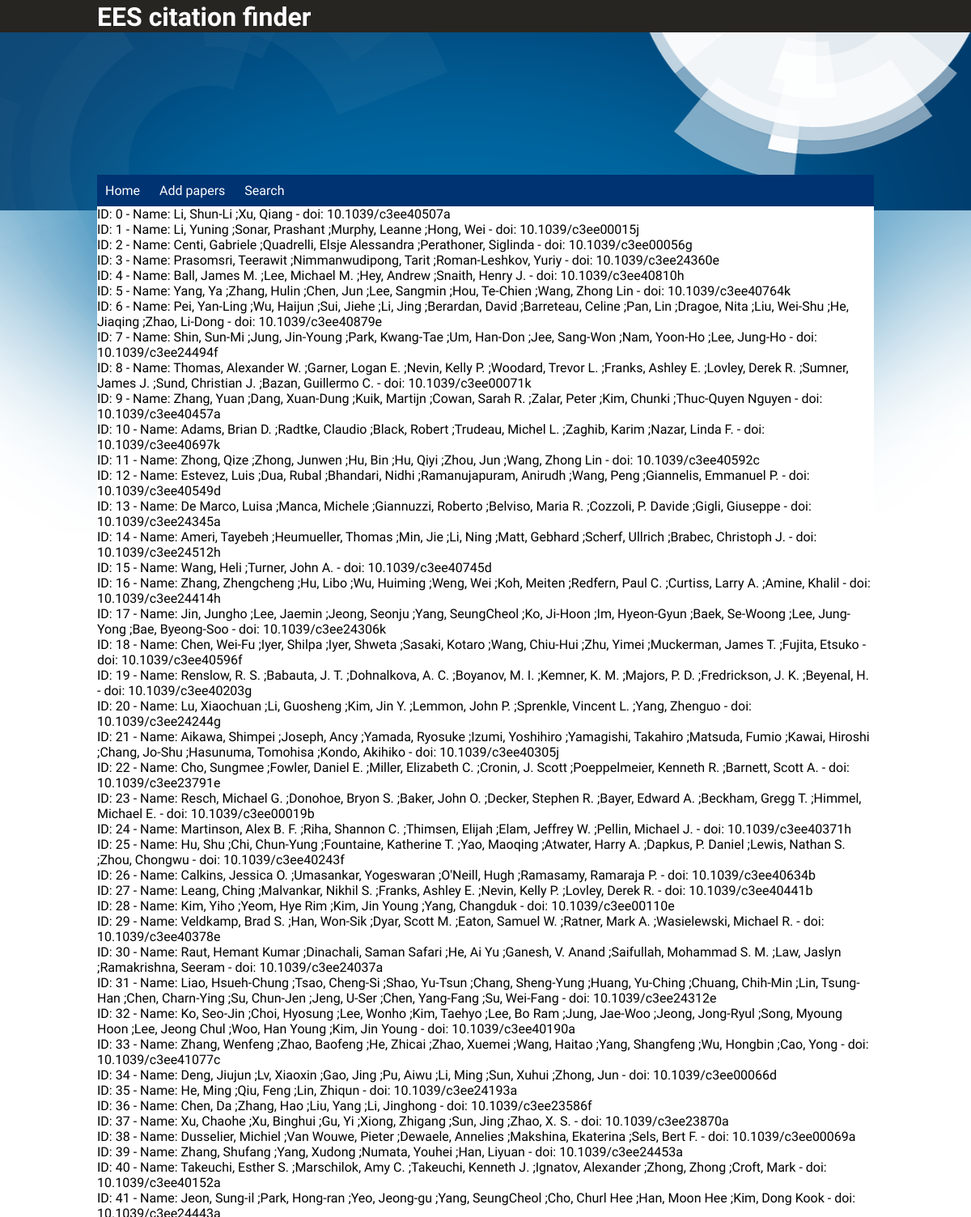
The page /addarts.php (upper part) on the database its author committed.
### tables this page shows
CREATE TABLE citation (ID INT PRIMARY KEY NOT NULL,authors TEXT NOT NULL,journal TEXT NOT NULL,	year  TEXT NOT NULL,volume TEXT NOT NULL,issue TEXT NOT NULL,lastPage TEXT NOT NULL,user TEXT NOT NULL,hits TEXT NOT NULL,title TEXT NOT NULL,pages TEXT NOT NULL,abstract TEXT NOT NULL,doi TEXT NOT NULL);

### addarts.php (the view, shortened to what this page needs)
<?php
	$db = new MyDB();
	$db->exec('CREATE TABLE if not exists citation (ID INT PRIMARY KEY NOT NULL,authors TEXT NOT NULL,journal TEXT NOT NULL,	year  TEXT NOT NULL,volume TEXT NOT NULL,issue TEXT NOT NULL,lastPage TEXT NOT NULL,user TEXT NOT NULL,hits TEXT NOT NULL,title TEXT NOT NULL,pages TEXT NOT NULL,abstract TEXT NOT NULL,doi TEXT NOT NULL)');
?>
<!DOCTYPE html>
<html>
<head>
	<?php include "head.php"; ?>
</head>
<body>
<?php
	include "header.php";
	include "nav.php";
?>
<div class='main'>
<?php
	$error = "Could not get list";
	$query = 'SELECT * FROM citation';
	if($result = $db->query($query)) {
	  while($row = $result->fetchArray()) {
	    	print("ID: {$row['ID']} - Name: {$row['authors']}  - doi: {$row['doi']} <br />");
		}
	} else {
	  die($error);
	}
?>
</div>
</body>
</html>

### head.php (shortened to what this page needs)
<link rel="stylesheet" href="citationstyle.css">

### header.php
<header>
	<h1>EES citation finder</h1>
</header>

### nav.php
<nav>
	<a href='home.php'>Home</a>
	<a href='addarts.php'>Add papers</a>			<a href='search.php'>Search</a>
</nav>

### citationstyle.css (style rules this page uses)
* { margin: 0; padding: 0; }
body { background: url("site-header-bg.png") no-repeat center top; font-family: 'PT Sans', sans-serif; }
a { text-decoration: none; }
header h1 { color: white; padding: 2px 0 0 0; }
.main { background: white; }
.main, nav, header { width: 960px; margin: 0 auto; }
nav { background: #003372; margin-top: 176px; padding: 10px 0; }
nav a { color: white; display: inline; padding: 10px; }

### rows shown on the page
citation: ID "0", authors "Li, Shun-Li ;Xu, Qiang", doi "10.1039/c3ee40507a"
citation: ID "1", authors "Li, Yuning ;Sonar, Prashant ;Murphy, Leanne ;Hong, Wei", doi "10.1039/c3ee00015j"
citation: ID "2", authors "Centi, Gabriele ;Quadrelli, Elsje Alessandra ;Perathoner, Siglinda", doi "10.1039/c3ee00056g"
citation: ID "3", authors "Prasomsri, Teerawit ;Nimmanwudipong, Tarit ;Roman-Leshkov, Yuriy", doi "10.1039/c3ee24360e"
citation: ID "4", authors "Ball, James M. ;Lee, Michael M. ;Hey, Andrew ;Snaith, Henry J.", doi "10.1039/c3ee40810h"
citation: ID "5", authors "Yang, Ya ;Zhang, Hulin ;Chen, Jun ;Lee, Sangmin ;Hou, Te-Chien ;Wang, Zhong Lin", doi "10.1039/c3ee40764k"
citation: ID "6", authors "Pei, Yan-Ling ;Wu, Haijun ;Sui, Jiehe ;Li, Jing ;Berardan, David ;Barreteau, Celine ;Pan, Lin ;Dragoe, Nita ;Liu, Wei-Shu ;He, Jiaqing ;Zhao, Li-Dong", doi "10.1039/c3ee40879e"
citation: ID "7", authors "Shin, Sun-Mi ;Jung, Jin-Young ;Park, Kwang-Tae ;Um, Han-Don ;Jee, Sang-Won ;Nam, Yoon-Ho ;Lee, Jung-Ho", doi "10.1039/c3ee24494f"
citation: ID "8", authors "Thomas, Alexander W. ;Garner, Logan E. ;Nevin, Kelly P. ;Woodard, Trevor L. ;Franks, Ashley E. ;Lovley, Derek R. ;Sumner, James J. ;Sund, Christian J. ;Bazan, Guillermo C.", doi "10.1039/c3ee00071k"
citation: ID "9", authors "Zhang, Yuan ;Dang, Xuan-Dung ;Kuik, Martijn ;Cowan, Sarah R. ;Zalar, Peter ;Kim, Chunki ;Thuc-Quyen Nguyen", doi "10.1039/c3ee40457a"
citation: ID "10", authors "Adams, Brian D. ;Radtke, Claudio ;Black, Robert ;Trudeau, Michel L. ;Zaghib, Karim ;Nazar, Linda F.", doi "10.1039/c3ee40697k"
citation: ID "11", authors "Zhong, Qize ;Zhong, Junwen ;Hu, Bin ;Hu, Qiyi ;Zhou, Jun ;Wang, Zhong Lin", doi "10.1039/c3ee40592c"
citation: ID "12", authors "Estevez, Luis ;Dua, Rubal ;Bhandari, Nidhi ;Ramanujapuram, Anirudh ;Wang, Peng ;Giannelis, Emmanuel P.", doi "10.1039/c3ee40549d"
citation: ID "13", authors "De Marco, Luisa ;Manca, Michele ;Giannuzzi, Roberto ;Belviso, Maria R. ;Cozzoli, P. Davide ;Gigli, Giuseppe", doi "10.1039/c3ee24345a"
citation: ID "14", authors "Ameri, Tayebeh ;Heumueller, Thomas ;Min, Jie ;Li, Ning ;Matt, Gebhard ;Scherf, Ullrich ;Brabec, Christoph J.", doi "10.1039/c3ee24512h"
citation: ID "15", authors "Wang, Heli ;Turner, John A.", doi "10.1039/c3ee40745d"
citation: ID "16", authors "Zhang, Zhengcheng ;Hu, Libo ;Wu, Huiming ;Weng, Wei ;Koh, Meiten ;Redfern, Paul C. ;Curtiss, Larry A. ;Amine, Khalil", doi "10.1039/c3ee24414h"
citation: ID "17", authors "Jin, Jungho ;Lee, Jaemin ;Jeong, Seonju ;Yang, SeungCheol ;Ko, Ji-Hoon ;Im, Hyeon-Gyun ;Baek, Se-Woong ;Lee, Jung-Yong ;Bae, Byeong-Soo", doi "10.1039/c3ee24306k"
citation: ID "18", authors "Chen, Wei-Fu ;Iyer, Shilpa ;Iyer, Shweta ;Sasaki, Kotaro ;Wang, Chiu-Hui ;Zhu, Yimei ;Muckerman, James T. ;Fujita, Etsuko", doi "10.1039/c3ee40596f"
citation: ID "19", authors "Renslow, R. S. ;Babauta, J. T. ;Dohnalkova, A. C. ;Boyanov, M. I. ;Kemner, K. M. ;Majors, P. D. ;Fredrickson, J. K. ;Beyenal, H.", doi "10.1039/c3ee40203g"
citation: ID "20", authors "Lu, Xiaochuan ;Li, Guosheng ;Kim, Jin Y. ;Lemmon, John P. ;Sprenkle, Vincent L. ;Yang, Zhenguo", doi "10.1039/c3ee24244g"
citation: ID "21", authors "Aikawa, Shimpei ;Joseph, Ancy ;Yamada, Ryosuke ;Izumi, Yoshihiro ;Yamagishi, Takahiro ;Matsuda, Fumio ;Kawai, Hiroshi ;Chang, Jo-Shu ;Hasunuma, Tomohisa ;Kondo, Akihiko", doi "10.1039/c3ee40305j"
citation: ID "22", authors "Cho, Sungmee ;Fowler, Daniel E. ;Miller, Elizabeth C. ;Cronin, J. Scott ;Poeppelmeier, Kenneth R. ;Barnett, Scott A.", doi "10.1039/c3ee23791e"
citation: ID "23", authors "Resch, Michael G. ;Donohoe, Bryon S. ;Baker, John O. ;Decker, Stephen R. ;Bayer, Edward A. ;Beckham, Gregg T. ;Himmel, Michael E.", doi "10.1039/c3ee00019b"
citation: ID "24", authors "Martinson, Alex B. F. ;Riha, Shannon C. ;Thimsen, Elijah ;Elam, Jeffrey W. ;Pellin, Michael J.", doi "10.1039/c3ee40371h"
citation: ID "25", authors "Hu, Shu ;Chi, Chun-Yung ;Fountaine, Katherine T. ;Yao, Maoqing ;Atwater, Harry A. ;Dapkus, P. Daniel ;Lewis, Nathan S. ;Zhou, Chongwu", doi "10.1039/c3ee40243f"
citation: ID "26", authors "Calkins, Jessica O. ;Umasankar, Yogeswaran ;O'Neill, Hugh ;Ramasamy, Ramaraja P.", doi "10.1039/c3ee40634b"
citation: ID "27", authors "Leang, Ching ;Malvankar, Nikhil S. ;Franks, Ashley E. ;Nevin, Kelly P. ;Lovley, Derek R.", doi "10.1039/c3ee40441b"
citation: ID "28", authors "Kim, Yiho ;Yeom, Hye Rim ;Kim, Jin Young ;Yang, Changduk", doi "10.1039/c3ee00110e"
citation: ID "29", authors "Veldkamp, Brad S. ;Han, Won-Sik ;Dyar, Scott M. ;Eaton, Samuel W. ;Ratner, Mark A. ;Wasielewski, Michael R.", doi "10.1039/c3ee40378e"
citation: ID "30", authors "Raut, Hemant Kumar ;Dinachali, Saman Safari ;He, Ai Yu ;Ganesh, V. Anand ;Saifullah, Mohammad S. M. ;Law, Jaslyn ;Ramakrishna, Seeram", doi "10.1039/c3ee24037a"
citation: ID "31", authors "Liao, Hsueh-Chung ;Tsao, Cheng-Si ;Shao, Yu-Tsun ;Chang, Sheng-Yung ;Huang, Yu-Ching ;Chuang, Chih-Min ;Lin, Tsung-Han ;Chen, Charn-Ying ;Su, Chun-Jen ;Jeng, U-Ser ;Chen, Yang-Fang ;Su, Wei-Fang", doi "10.1039/c3ee24312e"
citation: ID "32", authors "Ko, Seo-Jin ;Choi, Hyosung ;Lee, Wonho ;Kim, Taehyo ;Lee, Bo Ram ;Jung, Jae-Woo ;Jeong, Jong-Ryul ;Song, Myoung Hoon ;Lee, Jeong Chul ;Woo, Han Young ;Kim, Jin Young", doi "10.1039/c3ee40190a"
citation: ID "33", authors "Zhang, Wenfeng ;Zhao, Baofeng ;He, Zhicai ;Zhao, Xuemei ;Wang, Haitao ;Yang, Shangfeng ;Wu, Hongbin ;Cao, Yong", doi "10.1039/c3ee41077c"
citation: ID "34", authors "Deng, Jiujun ;Lv, Xiaoxin ;Gao, Jing ;Pu, Aiwu ;Li, Ming ;Sun, Xuhui ;Zhong, Jun", doi "10.1039/c3ee00066d"
citation: ID "35", authors "He, Ming ;Qiu, Feng ;Lin, Zhiqun", doi "10.1039/c3ee24193a"
citation: ID "36", authors "Chen, Da ;Zhang, Hao ;Liu, Yang ;Li, Jinghong", doi "10.1039/c3ee23586f"
citation: ID "37", authors "Xu, Chaohe ;Xu, Binghui ;Gu, Yi ;Xiong, Zhigang ;Sun, Jing ;Zhao, X. S.", doi "10.1039/c3ee23870a"
citation: ID "38", authors "Dusselier, Michiel ;Van Wouwe, Pieter ;Dewaele, Annelies ;Makshina, Ekaterina ;Sels, Bert F.", doi "10.1039/c3ee00069a"
citation: ID "39", authors "Zhang, Shufang ;Yang, Xudong ;Numata, Youhei ;Han, Liyuan", doi "10.1039/c3ee24453a"
citation: ID "40", authors "Takeuchi, Esther S. ;Marschilok, Amy C. ;Takeuchi, Kenneth J. ;Ignatov, Alexander ;Zhong, Zhong ;Croft, Mark", doi "10.1039/c3ee40152a"
citation: ID "41", authors "Jeon, Sung-il ;Park, Hong-ran ;Yeo, Jeong-gu ;Yang, SeungCheol ;Cho, Churl Hee ;Han, Moon Hee ;Kim, Dong Kook"
